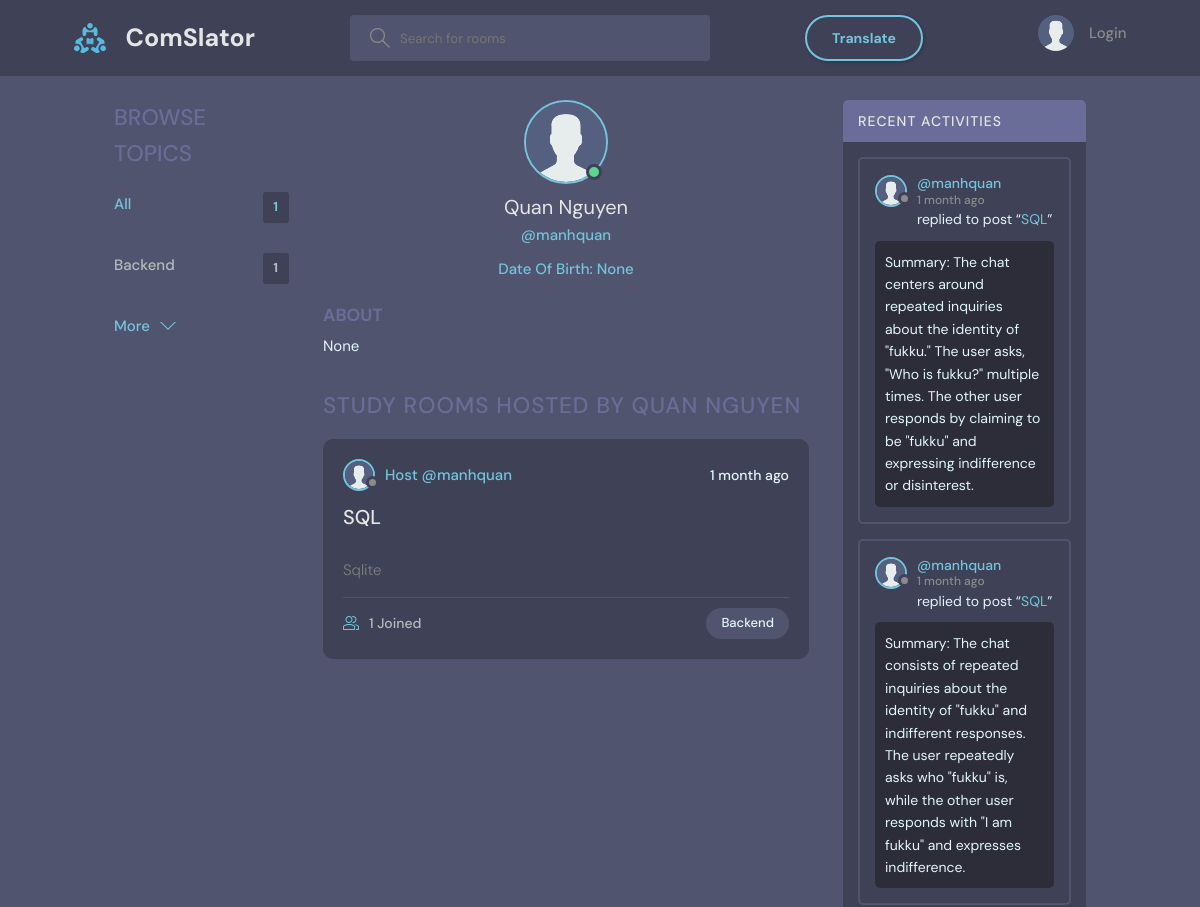
/profile/1/ (upper part), run on an earlier commit of the app's database.
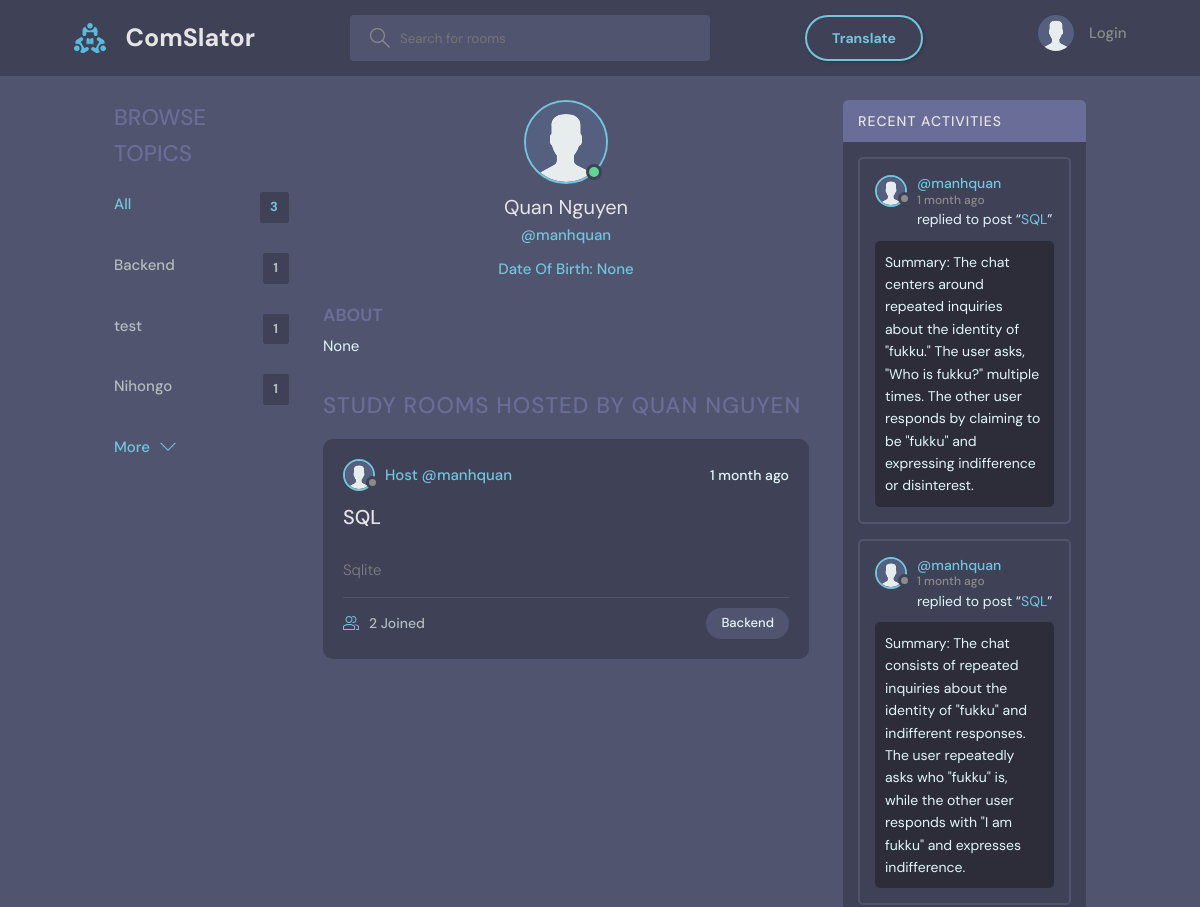
And on a later commit of the database.
### base/models.py (models this page shows, shortened)
class Topic(models.Model):
    name = models.CharField(max_length=200)

class Room(models.Model):
    host = models.ForeignKey(User, on_delete=models.SET_NULL, null=True)
    topic = models.ForeignKey(Topic, on_delete=models.SET_NULL, null=True)
    name = models.CharField(max_length=200)
    description = models.TextField(null=True, blank=True)
    participants = models.ManyToManyField(User, related_name='participants', blank=True)
    call_room_id = models.CharField(max_length=100, unique=True, null=True, blank=True)
    updated = models.DateTimeField(auto_now=True)
    created = models.DateTimeField(auto_now_add=True)
    class Meta:
        ordering = ['-updated', '-created']
    def __str__(self):
        return self.name

class User(AbstractBaseUser):
    STATUS = [
        ('online', 'online'),
        ('offline', 'offline'),
    ]
    name = models.CharField(max_length=200, null=True)
    username   = models.CharField(max_length=200, null=True)
    email      = models.EmailField(unique=True, null=True)
    password   = models.CharField(max_length=100)
    birth_date = models.DateField(null=True)
    status     = models.CharField(choices=STATUS, max_length=50, default='offline')
    is_superuser = models.BooleanField(default=False)
    bio = models.TextField(null=True)
    avatar = models.ImageField(null=True, default="avatar.svg")
    timezone = models.CharField(max_length=50, default='UTC')
    USERNAME_FIELD = 'email'
    REQUIRED_FIELDS = ['username', 'password']
    objects = UserManager()

class Message(models.Model):
    user = models.ForeignKey(User, on_delete=models.CASCADE)
    room = models.ForeignKey(Room, on_delete=models.CASCADE)
    body = models.TextField()
    image = models.ImageField(upload_to="", null=True, blank=True)
    translated_body = models.TextField(null=True, blank=True)
    updated = models.DateTimeField(auto_now=True)
    created = models.DateTimeField(auto_now_add=True)
    class Meta:
        ordering = ['-updated', '-created']

### base/views.py (the view)
# urls.py: path('profile/<str:pk>/', views.userProfile, name="user-profile"),
def userProfile(request, pk):
    user = User.objects.get(id=pk)
    rooms = user.room_set.all()
    room_messages = user.message_set.all()
    topics = Topic.objects.all()
    context = {'user': user, 'rooms': rooms,
               'room_messages': room_messages, 'topics': topics}
    return render(request, 'base/profile.html', context)

### base/templates/base/profile.html (shortened to what this page needs)
{% extends 'main.html' %}
{% block content %}
<main class="profile-page layout layout--3">
  <div class="container">
    {% include 'base/topics_component.html' %}
    <div class="roomList">
      <div class="profile">
        <div class="profile__avatar">
          <div class="avatar avatar--large active">
            <img src="{{user.avatar.url}}" />
          </div>
        </div>
        <div class="profile__info">
          <h3>{{user.name}}</h3>
          <p>@{{user.username}}</p>
          <p>Date Of Birth: {{user.birth_date}}</p>
        </div>
        <div class="profile__about">
          <h3>About</h3>
          <p>
            {{user.bio}}
          </p>
        </div>
      </div>
      <div class="roomList__header">
        <div>
          <h2>Study Rooms Hosted by {{user.name}}</a>
          </h2>
        </div>
      </div>
      {% include 'base/feed_component.html' %}
    </div>
    {% include 'base/activity_component.html' %}
  </div>
</main>
{% endblock content %}

### base/templates/base/topics_component.html
<div class="topics">
    <div class="topics__header">
        <h2>Browse Topics</h2>
    </div>
    <ul class="topics__list">
        <li>
            <a href="{% url 'home' %}" class="active">All <span>{{topics.count}}</span></a>
        </li>
        {% for topic in topics %}
        <li>
            <a href="{% url 'home' %}?q={{topic.name}}">{{topic.name}}<span>{{topic.room_set.all.count}}</span></a>
        </li>
        {% endfor %}
    </ul>
    <a class="btn btn--link" href="{% url 'topics' %}">
        More
        <svg version="1.1" xmlns="http://www.w3.org/2000/svg" width="32" height="32" viewBox="0 0 32 32">
            <title>chevron-down</title>
            <path d="M16 21l-13-13h-3l16 16 16-16h-3l-13 13z"></path>
        </svg>
    </a>
</div>

### base/templates/base/feed_component.html (shortened to what this page needs)
{% for room in rooms %}
<div class="roomListRoom">
  <div class="roomListRoom__header">
    <a
      href="{% url 'user-profile' room.host.id %}"
      class="roomListRoom__author"
    >
      <div class="avatar avatar--small">
        <img src="{{room.host.avatar.url}}" />
      </div>
      <span>Host @{{room.host.username}}</span>
    </a>
    <div class="roomListRoom__actions">
      <span>{{room.created|timesince}} ago</span>
    </div>
  </div>
  <div class="roomListRoom__content">
    <a href="{% url 'room' room.id %}">{{room.name}}</a>
  </div>
  <div class="roomListRoom__description">
    <a>{{room.description}}</a>
  </div>
  <div class="roomListRoom__meta">
    <a href="{% url 'room' room.id %}" class="roomListRoom__joined">
      {{room.participants.all.count}} Joined
    </a>
    <p class="roomListRoom__topic">{{room.topic.name}}</p>
  </div>
</div>
{% endfor %}

### base/templates/base/activity_component.html (shortened to what this page needs)
<div class="activities">
    <div class="activities__header">
        <h2>Recent Activities</h2>
    </div>
    {% for message in room_messages %}
    <div class="activities__box">
        <div class="activities__boxHeader roomListRoom__header">
            <a href="{% url 'user-profile' message.user.id %}" class="roomListRoom__author">
                <div class="avatar avatar--small">
                    <img src="{{message.user.avatar.url}}" />
                </div>
                <p>
                    @{{message.user.username}}
                    <span>{{message.created|timesince}} ago</span>
                </p>
            </a>
        </div>
        <div class="activities__boxContent">
            <p>replied to post “<a href="{% url 'room' message.room.id %}">{{message.room}}</a>”</p>
            <div class="activities__boxRoomContent">{{message.body}}</div>
        </div>
    </div>
    {% endfor %}
</div>

What changed in the data, as far as the page shows it:
added Topic: name "test", room_set.all.count "1"
added Topic: name "Nihongo", room_set.all.count "1"
computed for Room "SQL": participants.all.count "1" → "2"
Also different on the page:
{{ topics.count }}: "1" → "3"
